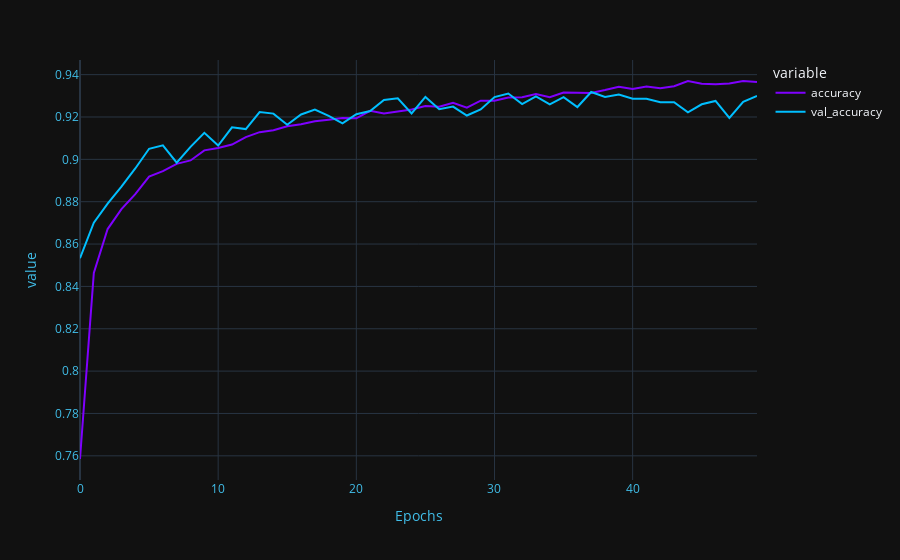

The notebook cell this image was saved under:
### Code cell
fig = px.line(results,y=[results['accuracy'],results['val_accuracy']],template="plotly_dark",color_discrete_sequence=['#7F00FF','#00bfff'])
fig.update_layout(   
    title_font_color="#41BEE9", 
    xaxis=dict(color="#41BEE9",title='Epochs'), 
    yaxis=dict(color="#41BEE9")
 )
fig.show()

### Figure 1 — Plotly figure (JSON) as saved in the notebook; plotly's stock layout.template omitted (floating-point values rounded to 4 significant figures)
{"data": [{"hovertemplate": "variable=accuracy<br>index=%{x}<br>value=%{y}<extra></extra>", "legendgroup": "accuracy", "line": {"color": "#7F00FF", "dash": "solid"}, "marker": {"symbol": "circle"}, "mode": "lines", "name": "accuracy", "orientation": "v", "showlegend": true, "type": "scatter", "x": [0, 1, 2, 3, 4, 5, 6, 7, 8, 9, 10, 11, 12, 13, 14, 15, 16, 17, 18, 19, 20, 21, 22, 23, 24, 25, 26, 27, 28, 29, 30, 31, 32, 33, 34, 35, 36, 37, 38, 39, 40, 41, 42, 43, 44, 45, 46, 47, 48, 49], "xaxis": "x", "y": [0.7585, 0.8464, 0.8671, 0.8765, 0.8835, 0.8919, 0.8944, 0.8979, 0.8995, 0.9042, 0.9054, 0.907, 0.9105, 0.9129, 0.9138, 0.9156, 0.9165, 0.918, 0.9187, 0.9195, 0.9194, 0.9229, 0.9216, 0.9227, 0.9235, 0.9251, 0.9249, 0.9267, 0.9244, 0.9277, 0.9277, 0.9292, 0.9294, 0.9309, 0.9294, 0.9316, 0.9315, 0.9313, 0.9327, 0.9343, 0.9333, 0.9344, 0.9335, 0.9345, 0.937, 0.9357, 0.9355, 0.9358, 0.937, 0.9366], "yaxis": "y"}, {"hovertemplate": "variable=val_accuracy<br>index=%{x}<br>value=%{y}<extra></extra>", "legendgroup": "val_accuracy", "line": {"color": "#00bfff", "dash": "solid"}, "marker": {"symbol": "circle"}, "mode": "lines", "name": "val_accuracy", "orientation": "v", "showlegend": true, "type": "scatter", "x": [0, 1, 2, 3, 4, 5, 6, 7, 8, 9, 10, 11, 12, 13, 14, 15, 16, 17, 18, 19, 20, 21, 22, 23, 24, 25, 26, 27, 28, 29, 30, 31, 32, 33, 34, 35, 36, 37, 38, 39, 40, 41, 42, 43, 44, 45, 46, 47, 48, 49], "xaxis": "x", "y": [0.8533, 0.8701, 0.8791, 0.8871, 0.8957, 0.905, 0.9066, 0.8984, 0.9059, 0.9125, 0.9065, 0.9151, 0.9143, 0.9223, 0.9216, 0.9163, 0.9212, 0.9235, 0.9205, 0.917, 0.9213, 0.9228, 0.928, 0.9288, 0.9217, 0.9295, 0.9237, 0.9249, 0.9207, 0.9236, 0.9294, 0.9311, 0.9261, 0.9297, 0.926, 0.9294, 0.9247, 0.9318, 0.9295, 0.9306, 0.9286, 0.9286, 0.927, 0.927, 0.9222, 0.926, 0.9276, 0.9196, 0.9272, 0.9299], "yaxis": "y"}], "layout": {"legend": {"title": {"text": "variable"}, "tracegroupgap": 0}, "margin": {"t": 60}, "title": {"font": {"color": "#41BEE9"}}, "xaxis": {"anchor": "y", "color": "#41BEE9", "domain": [0, 1], "title": {"text": "Epochs"}}, "yaxis": {"anchor": "x", "color": "#41BEE9", "domain": [0, 1], "title": {"text": "value"}}}}
